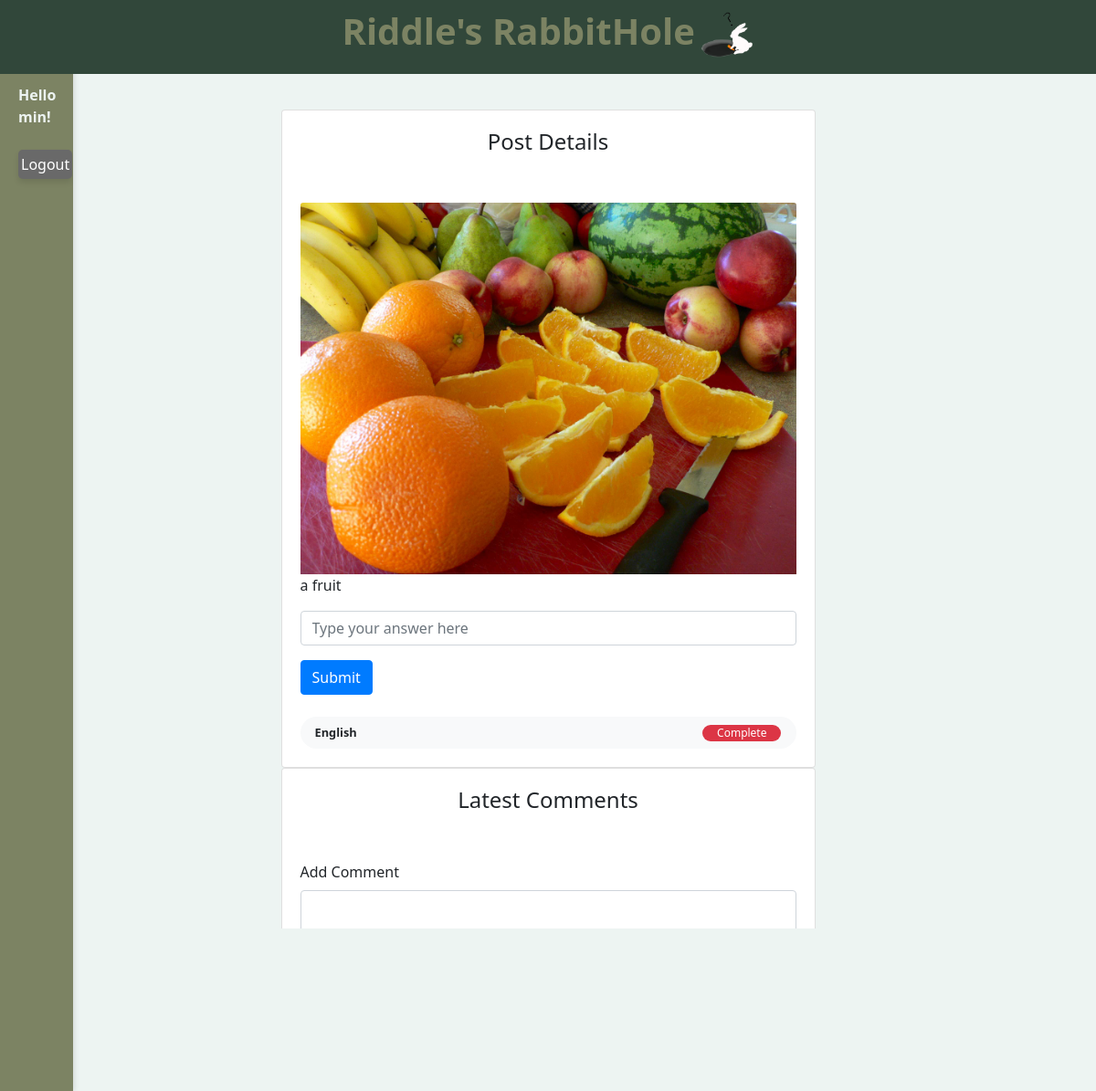
Screenshot of /post-details/20 (signed in) with the database file from the repository.
### database/models.py (models this page shows, shortened)
class User(UserMixin, Model):
    id = Column(Integer, primary_key=True)
    username = Column(String(50), unique=True, nullable=False)
    email = Column(String(100), unique=True, nullable=False)
    password_hash = Column(String(128), nullable=False)
    gender = Column(String(10), nullable=False)
    dob = Column(DateTime, nullable=False)
    phone = Column(String(20))
    country = Column(String(50), nullable=False)
    avatar = Column(String(20), nullable=False)
    score = Column(db.Integer, default=0)

class Image(db.Model):
    id = Column(Integer, primary_key=True)
    post_id = Column(Integer, ForeignKey('post.id'))
    url = Column(String(255), nullable=False)

class Post(Model):
    id = Column(Integer, primary_key=True)
    user_id = Column(Integer, ForeignKey("user.id"))
    datetime = Column(DateTime(100), server_default=func.now())
    content = Column(String(128), nullable=False)
    hint = Column(String(128), nullable=False)
    language = Column(String(10), nullable=False, default='en')
    status = Column(Boolean, nullable=False, default=False) # false: active, true: completed
    comments = relationship('Comment', backref='post', lazy=True) # one to many, this will add a post attribute to the comment class
    images = relationship('Image', backref='post', lazy=True)

### app.py (the view)
@app.route('/post-details/<int:post_id>')
@login_required
def post_details(post_id):
    post = Post.query.filter_by(id=post_id).first()
    if post:
        comments = Comment.query.filter_by(post_id=post_id).all()
        return render_template('post.html', user=current_user, post=post, comments=comments)
    else:
        flash('Post not found.', 'error')
        return redirect(url_for('index'))

### app.py (called while the page is built)
@login_manager.user_loader
def load_user(user_id):
    return User.query.get(int(user_id))

### templates/post.html (shortened to what this page needs)
<!DOCTYPE html>
<html lang="en">
<head>
    <link rel="stylesheet" type="text/css" href="{{ url_for('static', filename='css/style.css') }}">
    <link href="https://stackpath.bootstrapcdn.com/bootstrap/4.5.2/css/bootstrap.min.css" rel="stylesheet">
</head>
<body style="background-color: #EDF4F2;">
    <div class="header">
        <h1 style="color: #7C8363"><b>Riddle's RabbitHole</b><img src="{{ url_for('static', filename='img/rabbit.png') }}" class="rabbitimg"></h1>
    </div>
    <div class="sidebar" id="sidebar">
        <div class="login-tab" id="loginButton" onclick="toggleLogin()">
            {% if current_user.is_authenticated %}
                <br><br><br><b>
                Hello
                {{ current_user.username }}!</b>
                <br><br>
                <button class="lognew" onclick="logout()">Logout</button>
            {% else %}
                <br><br><br>
                Login
            {% endif %}
        </div>
    </div>
    <div class="row d-flex justify-content-center mt-100 mb-100" style="margin-top: 120px;">
        <div class="col-lg-6">
            <div class="card">
                <div class="card-body text-center">
                    <h4 class="card-title">Post Details</h4>
                </div>
                <div>
                    <div class="card-body">
                    {% if post.images %}
                    <img src="{{ url_for('static', filename='post_images/' + post.images[0].url) }}" alt="Post Image" class="img-fluid card-img-top">
                    {% else %}
                    <img src="{{ url_for('static', filename='post_images/default.jpg') }}" alt="Post Image123" class="img-fluid card-img-top">
                    {% endif %}
                    <p>{{ post.hint }}</p>
                        <form id="answerForm" onsubmit="submitAnswer(event)">
                            <div class="form-group">
                                <input type="text" class="form-control" id="answer" name="answer" placeholder="Type your answer here" required>
                            </div>
                            <button type="submit" class="btn btn-primary">Submit</button>
                        </form>
                    <div class="d-flex align-items-center justify-content-between rounded-pill bg-light px-3 py-2 mt-4">
                        <p class="small mb-0"><span class="font-weight-bold">{{ post.language }}</span></p>
                        <p data-status="{{ post.status }}"></p><div class="badge {% if post.status %}badge-danger{% else %}badge-success{% endif %} px-3 rounded-pill font-weight-normal">
                            {% if post.status %}
                                Complete
                            {% else %}
                                Active
                            {% endif %}
                        </div>
                    </div>
                    </div>
                </div>
            </div>
        </div>
    </div>
    <div class="row d-flex justify-content-center mt-100 mb-100">
        <div class="col-lg-6">
            <div class="card">
                <div class="card-body text-center">
                    <h4 class="card-title">Latest Comments</h4>
                </div>
                <div class="card-body">
                    <form id="commentForm" onsubmit="submitComment(event)">
                        <div class="form-group">
                            <label for="comment">Add Comment</label>
                            <textarea class="form-control" id="comment" name="comment" rows="3" required></textarea>
                        </div>
                        <button type="submit" class="btn btn-primary">Submit</button>
                    </form>
                    <div class="mb-4" style="text-align: center;">
                        <a href="{{ url_for('index') }}" class="newbutton">Go back</a>
                    </div>
                </div>
            </div>
        </div>
    </div>
</body>
</html>

### static/css/style.css (style rules this page uses)
* { margin: 0; padding: 0; box-sizing: border-box; }
body { font-family: 'Segoe UI', Tahoma, Geneva, Verdana, sans-serif; padding: 20px; margin-left: 120px; background-color: #EDf4f2; }
.sidebar { position: fixed; top: 0; left: 0; width: 120px; height: 100%; background-color: #7C8363; overflow-y: auto; padding: 20px; box-shadow: 2px 0 5px rgba(0, 0, 0, 0.1); z-index: 999; transition: width 0.3s ease-in-out; color: #EDF4F2 }
.rabbitimg { vertical-align: right; height: 50px; width: auto; margin-left: 5px; }
.header { position: fixed; top: 0; left: 0; width: 100%; background-color: #31473A; color: rgb(65, 65, 65); padding: 10px 15px; text-align: center; z-index: 9999; color: #7C8363; }
.newbutton { display: inline-block; padding: 6px 12px; font-size: 15px; color: #fff; background-color: #757575; border: none; border-radius: 5px; cursor: pointer; transition: background-color 0.3s ease, transform 0.2s ease; box-shadow: 0 4px 6px rgba(0, 0, 0, 0.1); }
.lognew { display: inline-block; font-size: 11; padding: 4px 3px; border-radius: 5px; border: none; color: #fff; background-color: #696969; cursor: pointer; transition: background-color 0.3s ease, transform 0.2s ease; box-shadow: 0 4px 6px rgba(0, 0, 0, 0.1); }

### templates/post.html (style rules this page uses)
.sidebar { position: fixed; top: 0; left:0; width: 80px; height: 100%; overflow-y: auto; padding: 20px; box-shadow: 2px 0 5px rgba(0, 0, 0, 0.1); z-index: 999; transition: width 0.3s ease-in-out; }
body { font-family: 'Segoe UI', Tahoma, Geneva, Verdana, sans-serif; margin: 0; padding: 0; background-image: url('rabbitbackgound.png'); background-size: cover; background-repeat: no-repeat; background-position: center center; background-attachment: fixed; height: 100vh; }
h1 { text-align: center; color: #262626; }

### rows the page displays
User: username "min"
Image: url (picture)
Post: hint "a fruit", language "English"
